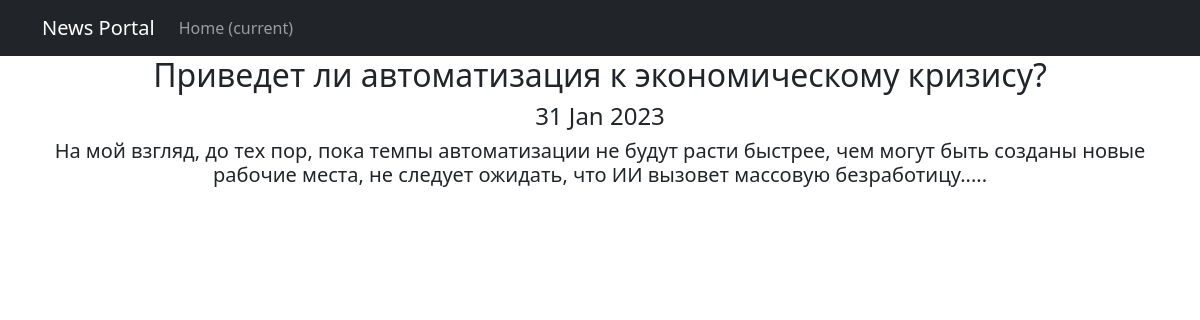
Screenshot of /news/3 with the database file from the repository.
### News_Portal_app/models.py (models this page shows, shortened)
class Post(models.Model):
    article = 'AR'
    news = 'NE'
    cat_ar_ne = [(article, 'статья'),
                 (news, 'новость')]
    author = models.ForeignKey(Author, on_delete = models.CASCADE)
    _type = models.CharField(max_length=2, choices=cat_ar_ne)
    time_in = models.DateTimeField(auto_now_add=True)
    categories = models.ManyToManyField(Category, through='PostCategory')
    heading = models.CharField(max_length=255)
    text = models.TextField()
    post_rating = models.IntegerField(default=0)
    def __str__(self):
        return f'{self.heading.title()}: {self.text[:20]}'

### News_Portal_app/views.py (the view)
# urls.py: path('<int:pk>', PostDetail.as_view(), name='post_detail'),
class PostDetail(DetailView):
    model = Post
    template_name = 'post.html'
    context_object_name = 'post'

### News_Portal_app/templatetags/custom_filters.py (called while the page is built)
@register.filter()
def censor(text):
    try:
        text = text.replace("Яндекс", "Я*****")
        text = text.replace("RuStore", "R******")
        return text
    except TypeError as e:
        print(f'Ошибка {e}. Тип данных должен быть str.')

### News_Portal/templates/post.html (shortened to what this page needs)
{% extends 'flatpages/default.html' %}
{% load custom_filters %}
{% block content %}
<h2>{{ post.heading|censor }}</h2>
<h4>{{ post.time_in|date:'d M Y' }}</h4>
<h5>{{ post.text|censor }}</h5>
{% endblock content %}

### rows the page displays
Post: heading|censor "Приведет ли автоматизация к экономическому кризису?", time_in "31 Jan 2023", text|censor "На мой взгляд, до тех пор, пока темпы автоматизации не будут расти быстрее, чем могут быть созданы новые рабочие места, не следует ожидать, что ИИ вызовет массовую безработицу....."
